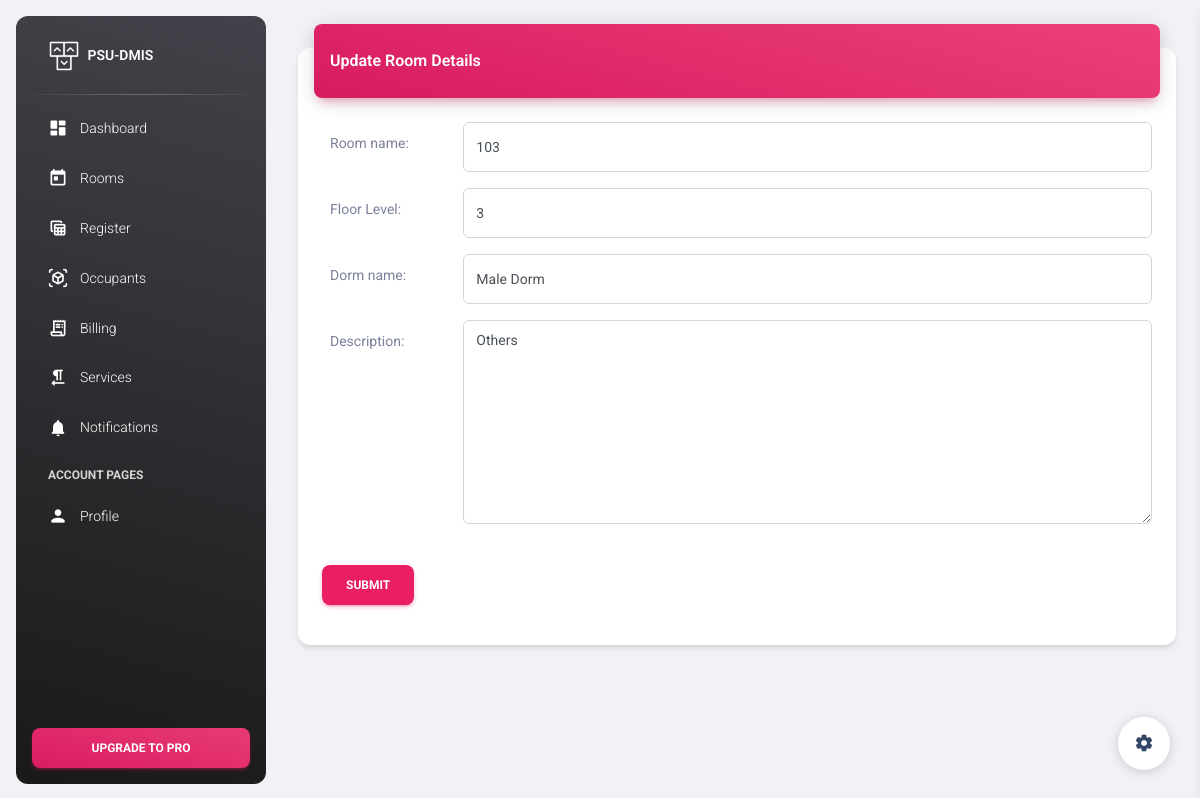
The page /room_list/3 on the database its author committed.
### dormitory/models.py (models this page shows, shortened)
class BaseModel(models.Model):
    created_at = models.DateTimeField(
        auto_now_add=True, db_index=True)
    updated_at = models.DateTimeField(auto_now=True)
    class Meta:
        abstract = True

class Room(BaseModel):
    DORMNAME_CHOICES = (('Male Dorm','Male Dorm'), ('Female Dorm','Female Dorm'))
    room_name = models.CharField(max_length=25)
    floorlvl = models.CharField(max_length=25, verbose_name="Floor Level")
    dorm_name = models.CharField(max_length=25, choices=DORMNAME_CHOICES)
    description = models.TextField(blank=True, null=True)
    class Meta:
        verbose_name_plural = "Rooms"

### landingpage/views.py (the view)
# urls.py: path('room_list/<pk>', RoomUpdateView.as_view(), name="RoomUpdate"),
class RoomUpdateView(UpdateView):
    model = Room
    fields = "__all__"
    context_object_name = 'room'
    template_name = 'room_update.html'
    success_url = "/room_list"
    def get_context_data(self, **kwargs):
        context = super().get_context_data(**kwargs)
        return context

### landingpage/templates/room_update.html (shortened to what this page needs)
{% extends 'base.html' %}
{% load static %}
{% block content %}
<main class="main-content position-relative max-height-vh-100 h-100 border-radius-lg ">
    <div class="container-fluid py-4">
        <div class="row">
            <div class="col-12">
                <div class="card my-4">
                    <div class="card-header p-0 position-relative mt-n4 mx-3 z-index-2">
                        <div class="bg-gradient-primary shadow-primary border-radius-lg pt-4 pb-3">
                            <h6 class="text-white text-capitalize ps-3">Update Room Details</h6>
                        </div>
                    </div>
                    <div class="card-body">
                    <form class="" action="" method="post" novalidate>
                        {% include 'includes/form.html' %}
                        <div class="ln_solid">
                            <br />
                            <div class="form-group">
                                <div class="col-md-12 col-sm-3">
                                    <button type='submit' class="btn btn-primary">Submit</button>
                                </div>
                            </div>
                        </div>
                    </form>
                </div>
                </div>
            </div>
        </div>
    </div>
</main>
{% endblock %}

### landingpage/templates/includes/form.html (shortened to what this page needs)
{% load widget_tweaks %}
{% for field in form %}
<div class="input-group input-group-outline mb-3">
    <label class="col-form-label col-md-2 col-sm-2 label-align">{{ field.label_tag }}</label>
    {% render_field field class="form-control" %}
</div>
{% endfor %}

### rows shown on the page
Room: room_name "103" "3" "Male Dorm" "Others"

### other values the page prints
{{ field.label_tag }} "Room name:" "Floor Level:" "Dorm name:" "Description:"
